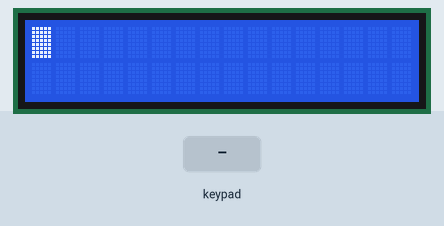
This sketch was run on a simulated Arduino Mega 2560, built with avr-gcc and run on an emulated ATmega2560. Shown: 16×2 character LCD. Wiring (inferred from the names in the program): 4×4 keypad with keys D # 0 * C 9 8 7 B 6 5 4 A 3 2 1: rows pin 36, pin 34, pin 32, pin 30; columns pin 44, pin 42, pin 40, pin 38. Inputs (shaded band) come from the test bench. What the sketch prints to the serial monitor is not drawn.

Above: at 1.2 s.
1.3 s: keypad keys 3 6 3 4 3 2 3 0 # pressed 0.4 s apart
At 5.2 s:
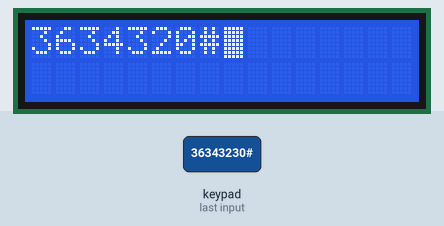
6.4 s: key 'D' pressed
At 7.9 s:
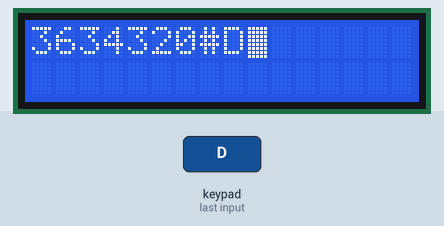
8.2 s: key 'C' pressed
At 9.4 s:
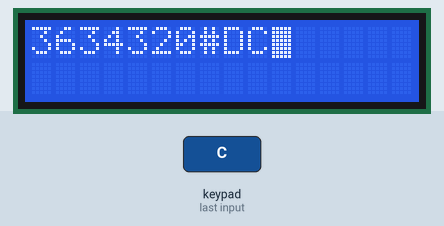
9.8 s: keypad keys 3 6 3 4 3 2 3 0 A pressed 0.4 s apart
At 14.5 s:
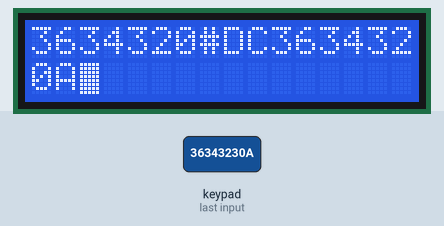
14.9 s: key 'B' pressed
At 16.1 s:
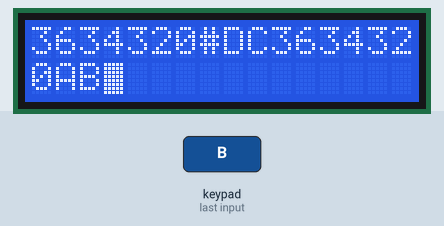
16.7 s: keypad keys 4 4 4 2 4 0 3 8 # pressed 0.4 s apart
At 21.2 s:
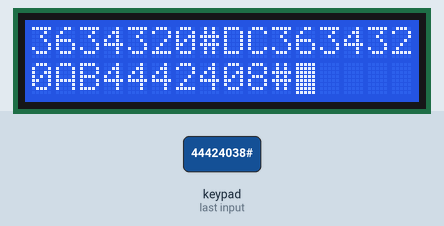
Timing chart, 0 to 22.7 s (numbered marks = the images above; inputs shaded):
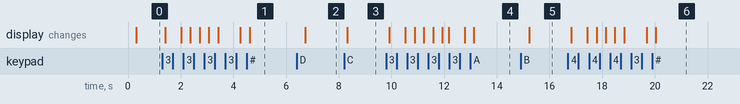

The sketch:

KeyPad_NoController_00.ino
```cpp
/*
Keypad Interfacing with Arduino Without Keypad Library
 Author : Kunchala Anil
 It is implemented using a method called Column Searching
 */

#include <LiquidCrystal.h>
const int rs = 8, en = 9, d4 = 4, d5 = 5, d6 = 6, d7 = 7;
LiquidCrystal lcd(rs, en, d4, d5, d6, d7);
int p=0;

const int row_pin[] = {36, 34, 32, 30};
const int col_pin[] = {44, 42, 40, 38}; // defining row and column pins as integer arrays

const int rows = 4, cols = 4; //defining the multi dimensional array size constants

const char key[rows][cols] = {               // defining characters //for keystrokes in Multidimensional Array
  {'D','#','0','*'},
  {'C','9','8','7'},
  {'B','6','5','4'},
  {'A','3','2','1'}
};

void setup(){

  Serial.begin(9600); //begin the serial communication

  for(int i = 0; i<4; i++)
  {
    pinMode(row_pin[i],OUTPUT); //Configuring row_pins as Output Pins
    digitalWrite(row_pin[i],HIGH);//write HIGH to all row pins

    pinMode(col_pin[i],INPUT_PULLUP);//configure column pin as Input and activate internal //Pullup resistor

  }//end of for loop

  lcd.begin(16,2);
  lcd.clear();

}//end of setup


void loop(){
  char key = read_key();
  if(key !='\n'){
    Serial.println(key);
    delay(100);
  }
  if(p==16){
    lcd.setCursor(0,1);}
  if(p==32){
    lcd.setCursor(0,0);
    p=0;}
  lcd.blink();
  if (key=='1' || key=='2' || key=='3' || key=='A' || key=='4' || key=='5' || key=='6' || key=='B' || key=='7' || key=='8' || key=='9' || key=='C' || key=='*' || key=='0' || key=='#' || key=='D'){
    if(
      key=='*'){lcd.clear();
      lcd.setCursor(0,0),p=0;}
    else{
      lcd.print(key);
      p++;}
  }
}//end of loop

char read_key(){
  delay(250);
  for(int row = 0;row < 4;row++)
  {
    digitalWrite(row_pin[0],HIGH);
    digitalWrite(row_pin[1],HIGH);
    digitalWrite(row_pin[2],HIGH);
    digitalWrite(row_pin[3],HIGH);
    digitalWrite(row_pin[row],LOW);
    //Serial.println(row_pin[row]);

    for(int col = 0;col<4;col++)
    {
      int col_state = digitalRead(col_pin[col]);
      if(col_state == LOW)
      {
        return key[row][col];
      }//end of if
    }//end of col for loop
  }//end of row for loop
  return '\n';
}//end of read_key
```

Measured:
- after the input at 1.3 s, the display: first changes after 0.12 s (image 1 shows a later state)
- after the input at 6.4 s, the display: changes after 0.32 s (image 2)
- after the input at 8.2 s, the display: changes after 0.12 s (image 3)
- after the input at 9.8 s, the display: first changes after 0.13 s (image 4 shows a later state)
- after the input at 14.9 s, the display: changes after 0.33 s (image 5)
- after the input at 16.7 s, the display: first changes after 0.13 s (image 6 shows a later state)
